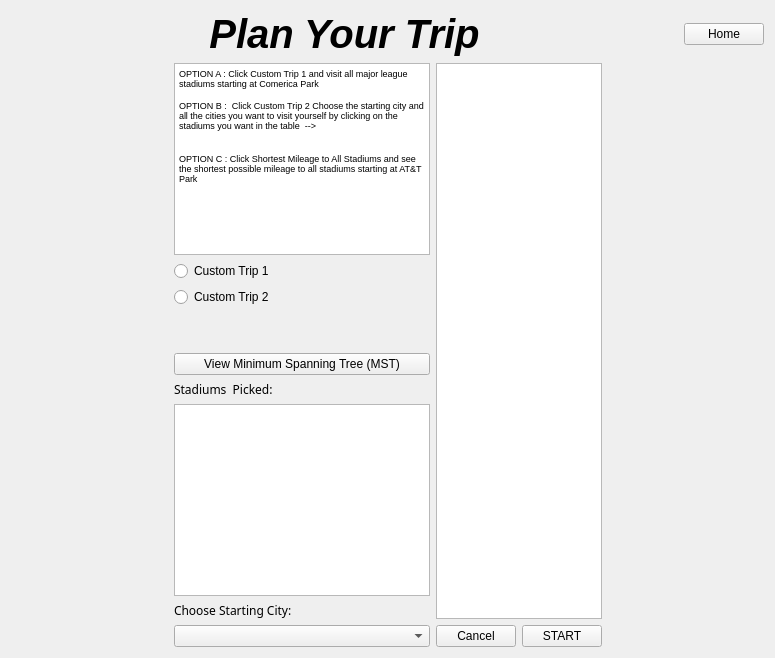
      <widget class="QWidget" name="page">
       <layout class="QGridLayout" name="gridLayout_12">
        <item row="1" column="0">
         <layout class="QHBoxLayout" name="horizontalLayout_17">
          <item>
           <spacer name="horizontalSpacer_52">
            <property name="orientation">
             <enum>Qt::Horizontal</enum>
            </property>
            <property name="sizeHint" stdset="0">
             <size>
              <width>40</width>
              <height>20</height>
             </size>
            </property>
           </spacer>
          </item>
          <item>
           <layout class="QVBoxLayout" name="verticalLayout_8">
            <item>
             <layout class="QVBoxLayout" name="verticalLayout_6">
              <item>
               <layout class="QVBoxLayout" name="verticalLayout_2">
                <item>
                 <widget class="QTextBrowser" name="textBrowser">
                  <property name="html">
                   <string>&lt;!DOCTYPE HTML PUBLIC &quot;-//W3C//DTD HTML 4.0//EN&quot; &quot;http://www.w3.org/TR/REC-html40/strict.dtd&quot;&gt;
&lt;html&gt;&lt;head&gt;&lt;meta name=&quot;qrichtext&quot; content=&quot;1&quot; /&gt;&lt;style type=&quot;text/css&quot;&gt;
p, li { white-space: pre-wrap; }
&lt;/style&gt;&lt;/head&gt;&lt;body style=&quot; font-family:'MS Shell Dlg 2'; font-size:8.25pt; font-weight:400; font-style:normal;&quot;&gt;
&lt;p style=&quot; margin-top:0px; margin-bottom:0px; margin-left:0px; margin-right:0px; -qt-block-indent:0; text-indent:0px;&quot;&gt;&lt;span style=&quot; font-size:7pt;&quot;&gt;OPTION A : Click Custom Trip 1 and visit all major league stadiums starting at Comerica Park&lt;/span&gt;&lt;/p&gt;
&lt;p style=&quot;-qt-paragraph-type:empty; margin-top:0px; margin-bottom:0px; margin-left:0px; margin-right:0px; -qt-block-indent:0; text-indent:0px; font-size:7pt;&quot;&gt;&lt;br /&gt;&lt;/p&gt;
&lt;p style=&quot; margin-top:0px; margin-bottom:0px; margin-left:0px; margin-right:0px; -qt-block-indent:0; text-indent:0px;&quot;&gt;&lt;span style=&quot; font-size:7pt;&quot;&gt;OPTION B :  Click Custom Trip 2 Choose the starting city and all the cities you want to visit yourself by clicking on the stadiums you want in the table  --&amp;gt;&lt;/span&gt;&lt;/p&gt;
&lt;p style=&quot;-qt-paragraph-type:empty; margin-top:0px; margin-bottom:0px; margin-left:0px; margin-right:0px; -qt-block-indent:0; text-indent:0px; font-size:7pt;&quot;&gt;&lt;br /&gt;&lt;/p&gt;
&lt;p style=&quot;-qt-paragraph-type:empty; margin-top:0px; margin-bottom:0px; margin-left:0px; margin-right:0px; -qt-block-indent:0; text-indent:0px; font-size:7pt;&quot;&gt;&lt;br /&gt;&lt;/p&gt;
&lt;p style=&quot; margin-top:0px; margin-bottom:0px; margin-left:0px; margin-right:0px; -qt-block-indent:0; text-indent:0px;&quot;&gt;&lt;span style=&quot; font-size:7pt;&quot;&gt;OPTION C : Click Shortest Mileage to All Stadiums and see the shortest possible mileage to all stadiums starting at AT&amp;amp;T Park&lt;/span&gt;&lt;/p&gt;&lt;/body&gt;&lt;/html&gt;</string>
                  </property>
                 </widget>
                </item>
               </layout>
              </item>
             </layout>
            </item>
            <item>
             <layout class="QVBoxLayout" name="verticalLayout_14">
              <item>
               <layout class="QVBoxLayout" name="verticalLayout_13">
                <item>
                 <widget class="QRadioButton" name="CustomTrip1_radioButton">
                  <property name="text">
                   <string>Custom Trip 1</string>
                  </property>
                 </widget>
                </item>
                <item>
                 <widget class="QRadioButton" name="CustomTrip2_radioButton_2">
                  <property name="text">
                   <string>Custom Trip 2</string>
                  </property>
                 </widget>
                </item>
               </layout>
              </item>
              <item>
               <spacer name="verticalSpacer_20">
                <property name="orientation">
                 <enum>Qt::Vertical</enum>
                </property>
                <property name="sizeHint" stdset="0">
                 <size>
                  <width>20</width>
                  <height>40</height>
                 </size>
                </property>
               </spacer>
              </item>
              <item>
               <widget class="QPushButton" name="MST_pushButton">
                <property name="text">
                 <string>View Minimum Spanning Tree (MST)</string>
                </property>
               </widget>
              </item>
             </layout>
            </item>
            <item>
             <layout class="QVBoxLayout" name="verticalLayout_5">
              <item>
               <widget class="QLabel" name="label">
                <property name="font">
                 <font>
                  <family>Mongolian Baiti</family>
                 </font>
                </property>
                <property name="text">
                 <string>Stadiums  Picked:</string>
                </property>
               </widget>
              </item>
              <item>
               <widget class="QListWidget" name="SelectedStadium_listWidget"/>
              </item>
              <item>
               <widget class="QLabel" name="label_3">
                <property name="font">
                 <font>
                  <family>Mongolian Baiti</family>
                 </font>
                </property>
                <property name="text">
                 <string>Choose Starting City:</string>
                </property>
               </widget>
              </item>
              <item>
               <widget class="QComboBox" name="comboBox"/>
              </item>
             </layout>
            </item>
           </layout>
          </item>
          <item>
           <layout class="QVBoxLayout" name="verticalLayout_7">
            <item>
             <widget class="QTableWidget" name="PlanTrip_tableWidget">
              <property name="font">
               <font>
                <pointsize>9</pointsize>
               </font>
              </property>
              <property name="focusPolicy">
               <enum>Qt::ClickFocus</enum>
              </property>
              <property name="sizeAdjustPolicy">
               <enum>QAbstractScrollArea::AdjustToContents</enum>
              </property>
              <property name="autoScroll">
               <bool>false</bool>
              </property>
              <property name="editTriggers">
               <set>QAbstractItemView::NoEditTriggers</set>
              </property>
              <property name="tabKeyNavigation">
               <bool>false</bool>
              </property>
              <property name="showDropIndicator" stdset="0">
               <bool>false</bool>
              </property>
              <property name="dragDropOverwriteMode">
               <bool>false</bool>
              </property>
              <property name="alternatingRowColors">
               <bool>true</bool>
              </property>
              <property name="selectionMode">
               <enum>QAbstractItemView::SingleSelection</enum>
              </property>
              <property name="selectionBehavior">
               <enum>QAbstractItemView::SelectRows</enum>
              </property>
              <property name="horizontalScrollMode">
               <enum>QAbstractItemView::ScrollPerPixel</enum>
              </property>
              <attribute name="horizontalHeaderVisible">
               <bool>false</bool>
              </attribute>
              <attribute name="horizontalHeaderCascadingSectionResizes">
               <bool>false</bool>
              </attribute>
              <attribute name="horizontalHeaderHighlightSections">
               <bool>false</bool>
              </attribute>
              <attribute name="verticalHeaderVisible">
               <bool>false</bool>
              </attribute>
              <column>
               <property name="text">
                <string>Stadium</string>
               </property>
              </column>
             </widget>
            </item>
            <item>
             <layout class="QHBoxLayout" name="horizontalLayout_11">
              <item>
               <widget class="QPushButton" name="CancelSelectedTrips_pushButton_3">
                <property name="text">
                 <string>Cancel</string>
                </property>
               </widget>
              </item>
              <item>
               <widget class="QPushButton" name="StartTrip_pushButton_2">
                <property name="text">
                 <string>START</string>
                </property>
               </widget>
              </item>
             </layout>
            </item>
           </layout>
          </item>
          <item>
           <spacer name="horizontalSpacer_53">
            <property name="orientation">
             <enum>Qt::Horizontal</enum>
            </property>
            <property name="sizeHint" stdset="0">
             <size>
              <width>40</width>
              <height>20</height>
             </size>
            </property>
           </spacer>
          </item>
         </layout>
        </item>
        <item row="0" column="0">
         <layout class="QHBoxLayout" name="horizontalLayout_15">
          <item>
           <spacer name="horizontalSpacer_44">
            <property name="orientation">
             <enum>Qt::Horizontal</enum>
            </property>
            <property name="sizeHint" stdset="0">
             <size>
              <width>198</width>
              <height>20</height>
             </size>
            </property>
           </spacer>
          </item>
          <item>
           <widget class="QLabel" name="adminPg_label_TOP_2">
            <property name="font">
             <font>
              <pointsize>30</pointsize>
              <weight>75</weight>
              <italic>true</italic>
              <bold>true</bold>
              <underline>false</underline>
             </font>
            </property>
            <property name="text">
             <string>Plan Your Trip</string>
            </property>
            <property name="alignment">
             <set>Qt::AlignCenter</set>
            </property>
           </widget>
          </item>
          <item>
           <spacer name="horizontalSpacer_38">
            <property name="orientation">
             <enum>Qt::Horizontal</enum>
            </property>
            <property name="sizeHint" stdset="0">
             <size>
              <width>198</width>
              <height>20</height>
             </size>
            </property>
           </spacer>
          </item>
          <item>
           <widget class="QPushButton" name="PlanYourTrip_pushButton">
            <property name="text">
             <string>Home</string>
            </property>
           </widget>
          </item>
         </layout>
        </item>
       </layout>
      </widget>
